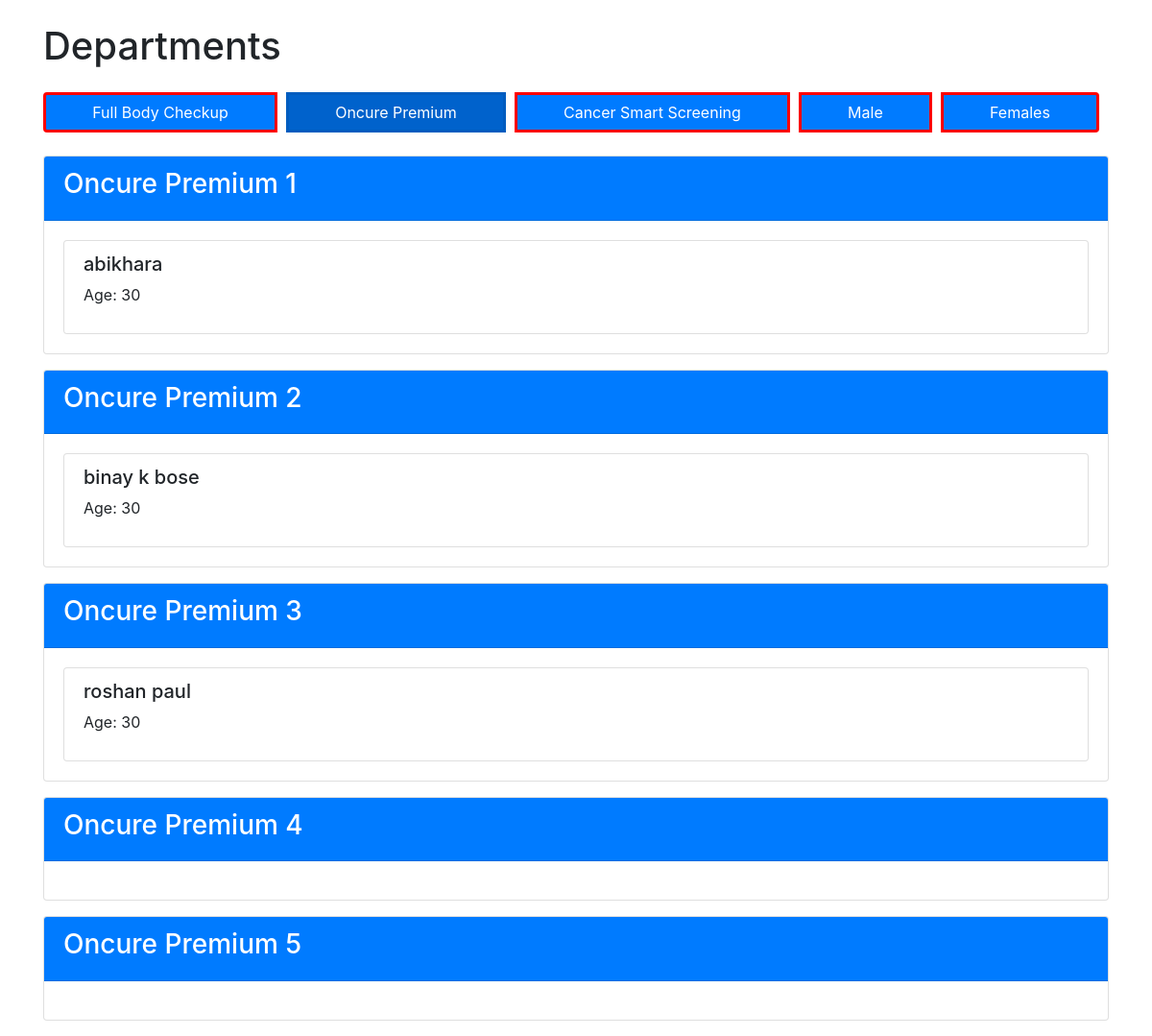
Before: /list/?package_id=2 with the older database file.
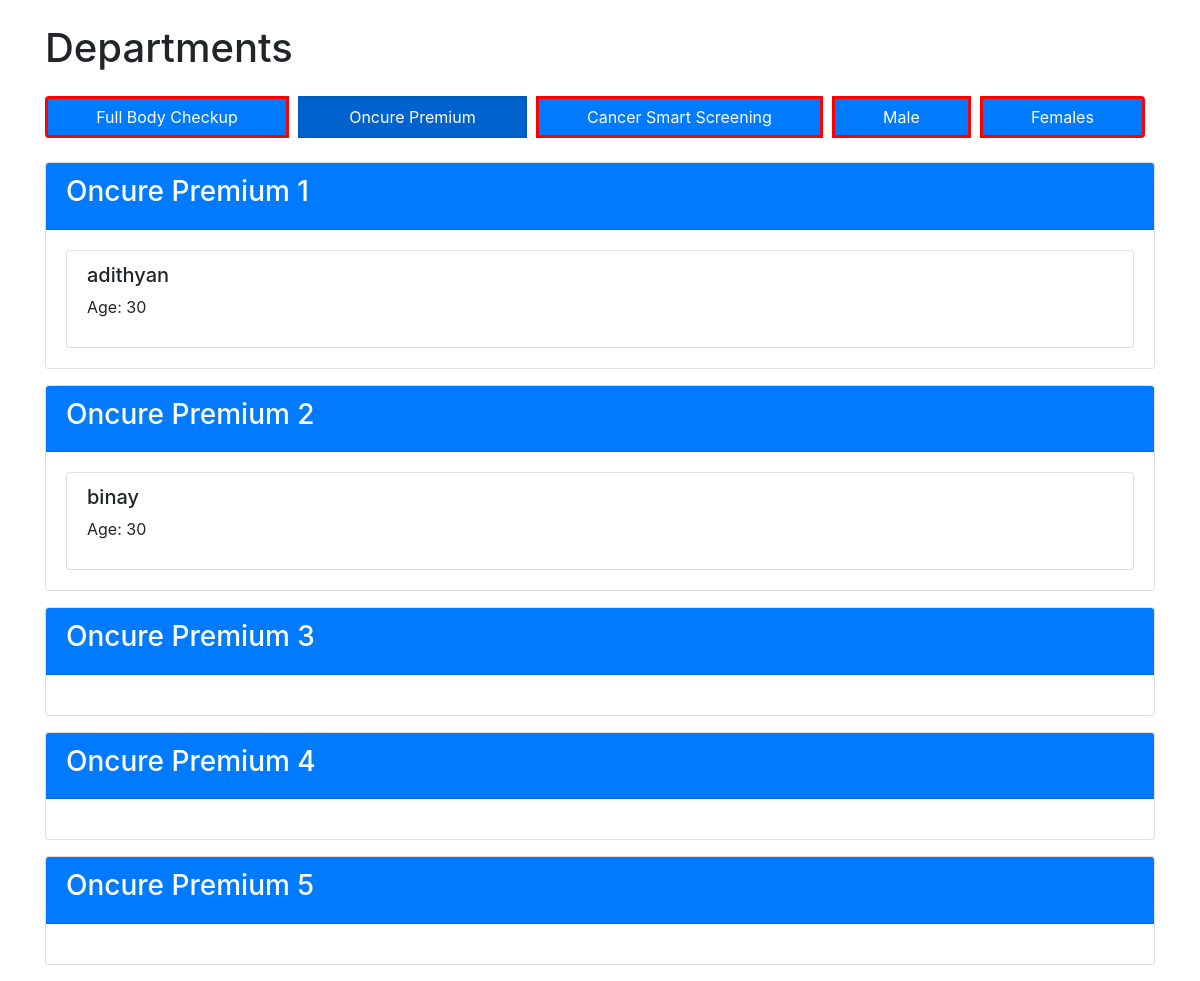
After: the same page with the newer database file.
### app/models.py (models this page shows, shortened)
class Oncurepackages(models.Model):
    name = models.CharField(max_length=100)

class Department(models.Model):
    name = models.CharField(max_length=100)
    oncurepackage = models.ForeignKey(Oncurepackages, related_name='departments', on_delete=models.CASCADE)

class Patient(models.Model):
    id = models.AutoField(primary_key=True)
    name = models.CharField(max_length=255)
    age = models.IntegerField()
    mobile_number = models.CharField(max_length=15)
    address = models.TextField()
    coord_facilitator = models.ForeignKey(CoordinationFacilitators, on_delete=models.CASCADE, null=True, blank=True)
    meals = models.ForeignKey(Meals, on_delete=models.CASCADE, null=True, blank=True)
    chosen_package = models.ForeignKey(Oncurepackages, on_delete=models.CASCADE, null=True, blank=True)
    assigned_department = models.ForeignKey(Department, on_delete=models.CASCADE, null=True, blank=True)
    status = models.CharField(max_length=255, null=True, blank=True)
    current_department = models.CharField(max_length=255, null=True, blank=True)

### app/views.py (the view)
# urls.py: path('list/',department_patient_list,name='department_patient_list'),
def department_patient_list(request):
    selected_package_id = request.GET.get('package_id')
    packages = Oncurepackages.objects.all()
    if selected_package_id:
        selected_package = get_object_or_404(Oncurepackages, id=selected_package_id)
        departments = Department.objects.filter(oncurepackage=selected_package)
    else:
        selected_package = None
        departments = Department.objects.all()
    department_patient_mapping = {}
    for department in departments:
        patients = Patient.objects.filter(assigned_department=department, chosen_package=department.oncurepackage)
        department_patient_mapping[department] = patients
    context = {
        'packages': packages,
        'selected_package': selected_package,
        'department_patient_mapping': department_patient_mapping
    }
    return render(request, 'department_patient_list.html', context)

### templates/department_patient_list.html (shortened to what this page needs)
<!DOCTYPE html>
<html lang="en">
<head>
    <link href="https://stackpath.bootstrapcdn.com/bootstrap/4.5.2/css/bootstrap.min.css" rel="stylesheet">
</head>
<body>
<div class="container">
    <h1 class="mt-4 mb-4">Departments</h1>
    <div class="btn-group mb-4" role="group">
        {% for package in packages %}
        <a href="?package_id={{ package.id }}" class="btn btn-primary btn-custom {% if selected_package and selected_package.id == package.id %} active {% endif %}">
            {{ package.name }}
        </a>
        {% endfor %}
    </div>
    {% for department, patients in department_patient_mapping.items %}
    <div class="card mb-3">
        <div class="card-header bg-primary text-white">
            <h3>{{ department.name }}</h3>
        </div>
        <div class="card-body">
            <ul class="list-group">
                {% for patient in patients %}
                <li class="list-group-item {% if patient.status == 'Progressing' %} progressing-patient {% elif patient.status == 'Waiting' %} waiting-patient {% endif %}">
                    <div class="d-flex justify-content-between">
                        <div>
                            <h5>{{ patient.name }}</h5>
                            <p>Age: {{ patient.age }}</p>
                        </div>
                    </div>
                </li>
                {% endfor %}
            </ul>
        </div>
    </div>
    {% endfor %}
</div>
</body>
</html>

### templates/department_patient_list.html (style rules this page uses)
.btn-custom { margin-right: 10px; border: 3px solid red; }
.btn-group { justify-content: space-between; width: 100%; }
.btn-group a { flex-grow: 1; text-align: center; }

Changed rows visible on the page:
removed Patient: name "abikhara", age "30", shown under Department "Oncure Premium 1"
removed Patient: name "binay k bose", age "30", shown under Department "Oncure Premium 2"
removed Patient: name "roshan paul", age "30", shown under Department "Oncure Premium 3"
added Patient: name "adithyan", age "30", shown under Department "Oncure Premium 1"
added Patient: name "binay", age "30", shown under Department "Oncure Premium 2"
